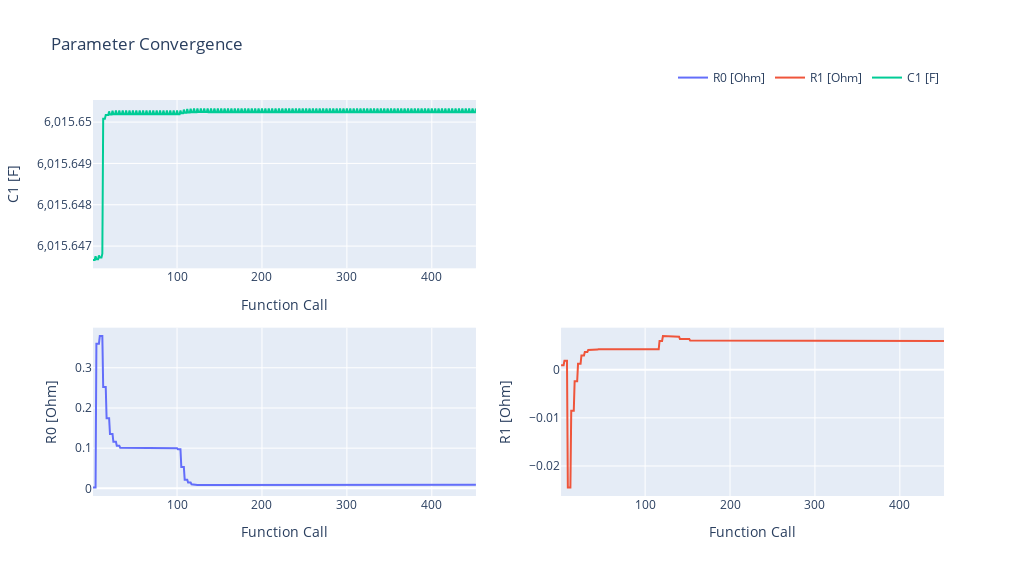

Notebook cell for this chart:
### Markdown cell above
Note that ```COBYLA```, ```COBYQA```, and ```SLSQP``` can also be used as the method; these are all different Scipy optimisers with constraint capabilities.

Finally, we run the parameteriser, and plot some results. Don't worry if the solver sometimes terminates early -- this happens when the model receives a bad set of parameters, but PyBOP will catch and handle these cases automatically.

### Code cell
x, final_cost = optim.run()
print("Estimated parameters:", x)

# Plot the time series
pybop.plot_dataset(dataset)

# Plot the timeseries output
pybop.quick_plot(problem, problem_inputs=x, title="Optimised Comparison")

# Plot convergence
pybop.plot_convergence(optim)

# Plot the parameter traces
pybop.plot_parameters(optim)

### Figure 1 — Plotly figure (JSON) as saved in the notebook; plotly's stock layout.template omitted (floating-point values rounded to 4 significant figures; data arrays with more than 128 entries replaced by an {"elided": "..."} marker saying what was removed)
{"data": [{"line": {"width": 2}, "mode": "lines", "name": "R0 [Ohm]", "type": "scatter", "x": {"elided": "452 int values"}, "xaxis": "x", "y": {"elided": "452 float values"}, "yaxis": "y"}, {"line": {"width": 2}, "mode": "lines", "name": "R1 [Ohm]", "type": "scatter", "x": {"elided": "452 int values"}, "xaxis": "x2", "y": {"elided": "452 float values"}, "yaxis": "y2"}, {"line": {"width": 2}, "mode": "lines", "name": "C1 [F]", "type": "scatter", "x": {"elided": "452 int values"}, "xaxis": "x3", "y": {"elided": "452 float values"}, "yaxis": "y3"}], "layout": {"height": 576, "legend": {"orientation": "h", "x": 1, "xanchor": "right", "y": 1.02, "yanchor": "bottom"}, "title": {"text": "Parameter Convergence"}, "width": 1024, "xaxis": {"anchor": "y", "autorange": true, "domain": [0, 0.45], "range": [1, 452], "title": {"text": "Function Call"}, "type": "linear"}, "xaxis2": {"anchor": "y2", "autorange": true, "domain": [0.55, 1], "range": [1, 452], "title": {"text": "Function Call"}, "type": "linear"}, "xaxis3": {"anchor": "y3", "autorange": true, "domain": [0, 0.45], "range": [1, 452], "title": {"text": "Function Call"}, "type": "linear"}, "xaxis4": {"anchor": "y4", "domain": [0.55, 1]}, "yaxis": {"anchor": "x", "autorange": true, "domain": [0, 0.425], "range": [-0.01898, 0.3997], "title": {"text": "R0 [Ohm]"}, "type": "linear"}, "yaxis2": {"anchor": "x2", "autorange": true, "domain": [0, 0.425], "range": [-0.02623, 0.008715], "title": {"text": "R1 [Ohm]"}, "type": "linear"}, "yaxis3": {"anchor": "x3", "autorange": true, "domain": [0.575, 1], "range": [6016.0, 6016.0], "title": {"text": "C1 [F]"}, "type": "linear"}, "yaxis4": {"anchor": "x4", "domain": [0.575, 1]}}}
